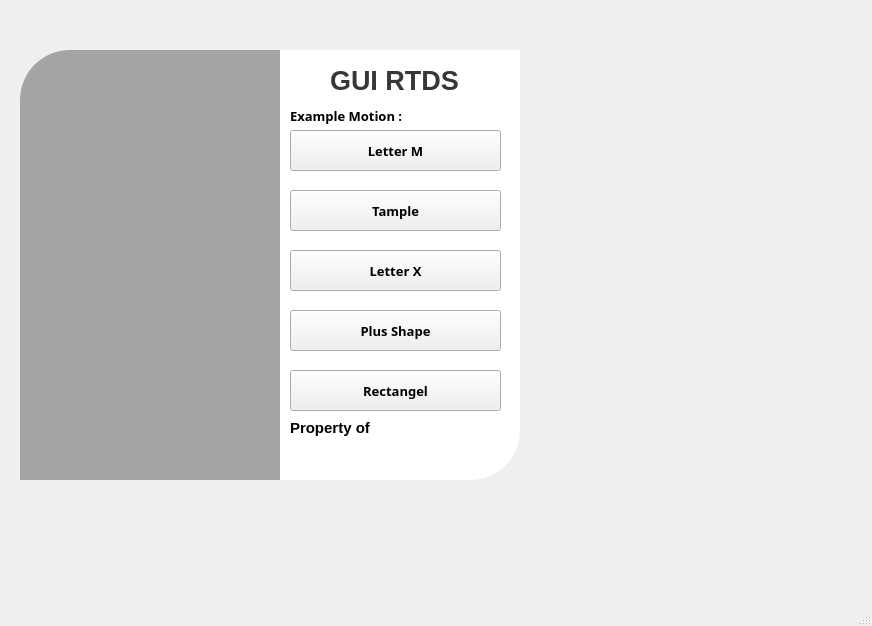
<?xml version="1.0" encoding="UTF-8"?>
<ui version="4.0">
 <class>MainWindow</class>
 <widget class="QMainWindow" name="MainWindow">
  <property name="geometry">
   <rect>
    <x>0</x>
    <y>0</y>
    <width>872</width>
    <height>626</height>
   </rect>
  </property>
  <property name="font">
   <font>
    <family>MS UI Gothic</family>
    <pointsize>11</pointsize>
    <weight>75</weight>
    <bold>true</bold>
   </font>
  </property>
  <property name="windowTitle">
   <string>MainWindow</string>
  </property>
  <widget class="QWidget" name="centralwidget">
   <widget class="QWidget" name="widget" native="true">
    <property name="geometry">
     <rect>
      <x>10</x>
      <y>20</y>
      <width>550</width>
      <height>500</height>
     </rect>
    </property>
    <property name="styleSheet">
     <string notr="true">QPushButton#pushButton{
	background-color: qlineargradient(spread:pad, x1:0, y1:0, x2:1, y2:0, stop:0 rgba(11, 131, 120, 219), stop:1 rgba(85, 98, 112, 226));
	color:rgba(255,255,255,210);
	border-radius:5px;
}
QPushButton#pushButton:hover{
	background-color: qlineargradient(spread:pad, x1:0, y1:0, x2:1, y2:0, stop:0 rgba(150, 123, 111, 219), stop:1 rgba(85, 81, 84, 226));
}
QPushButton#pushButton:pressed{
	padding-left:5px;
	padding-top:5px;
	background-color:rgba(150, 123, 111, 255)
}

QPushButton#pushButton_2{
	background-color: rgba(0,0,0,0);
	color:rgba(85,98,112,255);
}
QPushButton#pushButton_2:hover{
	color: rgba(131,96,53,255);
}
QPushButton#pushButton_2:pressed{
	padding-left:5px;
	padding-top:5px;
	color:rgba(91, 88, 53, 255)
}</string>
    </property>
    <widget class="QLabel" name="label">
     <property name="geometry">
      <rect>
       <x>10</x>
       <y>30</y>
       <width>280</width>
       <height>430</height>
      </rect>
     </property>
     <property name="styleSheet">
      <string notr="true">border-image: url(:/image/Robot Arm for Assembling scene, Gregor Kopka.jpg);
border-top-left-radius:50px;</string>
     </property>
     <property name="text">
      <string/>
     </property>
    </widget>
    <widget class="QLabel" name="label_2">
     <property name="geometry">
      <rect>
       <x>10</x>
       <y>30</y>
       <width>280</width>
       <height>430</height>
      </rect>
     </property>
     <property name="styleSheet">
      <string notr="true">background-color:rgba(0,0,0,80);
border-image: url(:/image/11fa5c88d63d2a4f703b4ac5b19080e8.jpg);
border-top-left-radius:50px;</string>
     </property>
     <property name="text">
      <string/>
     </property>
    </widget>
    <widget class="QLabel" name="label_3">
     <property name="geometry">
      <rect>
       <x>270</x>
       <y>30</y>
       <width>240</width>
       <height>430</height>
      </rect>
     </property>
     <property name="styleSheet">
      <string notr="true">background-color:rgba(255,255,255,255);
border-bottom-right-radius:50px;</string>
     </property>
     <property name="text">
      <string/>
     </property>
    </widget>
    <widget class="QLabel" name="label_4">
     <property name="geometry">
      <rect>
       <x>320</x>
       <y>40</y>
       <width>141</width>
       <height>40</height>
      </rect>
     </property>
     <property name="font">
      <font>
       <family>MS Shell Dlg 2</family>
       <pointsize>20</pointsize>
       <weight>75</weight>
       <bold>true</bold>
      </font>
     </property>
     <property name="styleSheet">
      <string notr="true">color:rgba(0,0,0,200);</string>
     </property>
     <property name="text">
      <string>GUI RTDS</string>
     </property>
    </widget>
    <widget class="QLabel" name="label_5">
     <property name="geometry">
      <rect>
       <x>280</x>
       <y>80</y>
       <width>121</width>
       <height>31</height>
      </rect>
     </property>
     <property name="font">
      <font>
       <family>MS Reference Sans Serif</family>
       <pointsize>10</pointsize>
       <weight>75</weight>
       <bold>true</bold>
      </font>
     </property>
     <property name="text">
      <string>Example Motion :</string>
     </property>
    </widget>
    <widget class="QLabel" name="label_6">
     <property name="geometry">
      <rect>
       <x>280</x>
       <y>400</y>
       <width>81</width>
       <height>16</height>
      </rect>
     </property>
     <property name="text">
      <string>Property of :</string>
     </property>
    </widget>
    <widget class="QLabel" name="label_7">
     <property name="geometry">
      <rect>
       <x>270</x>
       <y>420</y>
       <width>41</width>
       <height>31</height>
      </rect>
     </property>
     <property name="styleSheet">
      <string notr="true">image: url(:/image/Logo_PENS.png);</string>
     </property>
     <property name="text">
      <string/>
     </property>
    </widget>
    <widget class="QLabel" name="label_8">
     <property name="geometry">
      <rect>
       <x>300</x>
       <y>420</y>
       <width>41</width>
       <height>31</height>
      </rect>
     </property>
     <property name="styleSheet">
      <string notr="true">image: url(:/image/hima_meka-removebg-preview (1).png);</string>
     </property>
     <property name="text">
      <string/>
     </property>
    </widget>
    <widget class="QPushButton" name="pushButton_3">
     <property name="geometry">
      <rect>
       <x>280</x>
       <y>230</y>
       <width>211</width>
       <height>41</height>
      </rect>
     </property>
     <property name="font">
      <font>
       <family>Gill Sans MT</family>
       <pointsize>10</pointsize>
       <weight>75</weight>
       <bold>true</bold>
      </font>
     </property>
     <property name="layoutDirection">
      <enum>Qt::LeftToRight</enum>
     </property>
     <property name="styleSheet">
      <string notr="true">QPushButton#pushButton_3{
	qlineargradient(spread:pad, x1:0, y1:0, x2:1, y2:0, stop:0 rgba(0, 0, 0, 255), 		stop:1 rgba(255, 255, 255, 255))
	border-radius:10px;
}</string>
     </property>
     <property name="text">
      <string>Letter X</string>
     </property>
     <property name="icon">
      <iconset resource="guigui.qrc">
       <normaloff>:/image/1945759.png</normaloff>:/image/1945759.png</iconset>
     </property>
     <property name="iconSize">
      <size>
       <width>30</width>
       <height>30</height>
      </size>
     </property>
     <property name="shortcut">
      <string/>
     </property>
     <property name="autoDefault">
      <bool>false</bool>
     </property>
     <property name="default">
      <bool>false</bool>
     </property>
     <property name="flat">
      <bool>false</bool>
     </property>
    </widget>
    <widget class="QPushButton" name="pushButton_4">
     <property name="geometry">
      <rect>
       <x>280</x>
       <y>110</y>
       <width>211</width>
       <height>41</height>
      </rect>
     </property>
     <property name="font">
      <font>
       <family>Gill Sans MT</family>
       <pointsize>10</pointsize>
       <weight>75</weight>
       <bold>true</bold>
      </font>
     </property>
     <property name="layoutDirection">
      <enum>Qt::LeftToRight</enum>
     </property>
     <property name="styleSheet">
      <string notr="true">QPushButton#pushButton_4{
	qlineargradient(spread:pad, x1:0, y1:0, x2:1, y2:0, stop:0 rgba(0, 0, 0, 255),     stop:1 rgba(255, 255, 255, 255)) 
border-radius:50px;
}</string>
     </property>
     <property name="text">
      <string>Letter M</string>
     </property>
     <property name="icon">
      <iconset resource="guigui.qrc">
       <normaloff>:/image/2457863.png</normaloff>:/image/2457863.png</iconset>
     </property>
     <property name="iconSize">
      <size>
       <width>30</width>
       <height>30</height>
      </size>
     </property>
     <property name="shortcut">
      <string/>
     </property>
     <property name="autoDefault">
      <bool>false</bool>
     </property>
     <property name="default">
      <bool>false</bool>
     </property>
     <property name="flat">
      <bool>false</bool>
     </property>
    </widget>
    <widget class="QPushButton" name="pushButton_5">
     <property name="geometry">
      <rect>
       <x>280</x>
       <y>170</y>
       <width>211</width>
       <height>41</height>
      </rect>
     </property>
     <property name="font">
      <font>
       <family>Gill Sans MT</family>
       <pointsize>10</pointsize>
       <weight>75</weight>
       <bold>true</bold>
      </font>
     </property>
     <property name="layoutDirection">
      <enum>Qt::LeftToRight</enum>
     </property>
     <property name="styleSheet">
      <string notr="true">QPushButton#pushButton_3{
	qlineargradient(spread:pad, x1:0, y1:0, x2:1, y2:0, stop:0 rgba(0, 0, 0, 255), 		stop:1 rgba(255, 255, 255, 255))
	border-radius:10px;
}</string>
     </property>
     <property name="text">
      <string>Tample</string>
     </property>
     <property name="icon">
      <iconset resource="guigui.qrc">
       <normaloff>:/image/5501999.png</normaloff>:/image/5501999.png</iconset>
     </property>
     <property name="iconSize">
      <size>
       <width>30</width>
       <height>30</height>
      </size>
     </property>
     <property name="shortcut">
      <string/>
     </property>
     <property name="autoDefault">
      <bool>false</bool>
     </property>
     <property name="default">
      <bool>false</bool>
     </property>
     <property name="flat">
      <bool>false</bool>
     </property>
    </widget>
    <widget class="QPushButton" name="pushButton_6">
     <property name="geometry">
      <rect>
       <x>280</x>
       <y>290</y>
       <width>211</width>
       <height>41</height>
      </rect>
     </property>
     <property name="font">
      <font>
       <family>Gill Sans MT</family>
       <pointsize>10</pointsize>
       <weight>75</weight>
       <bold>true</bold>
      </font>
     </property>
     <property name="layoutDirection">
      <enum>Qt::LeftToRight</enum>
     </property>
     <property name="styleSheet">
      <string notr="true">QPushButton#pushButton_3{
	qlineargradient(spread:pad, x1:0, y1:0, x2:1, y2:0, stop:0 rgba(0, 0, 0, 255), 		stop:1 rgba(255, 255, 255, 255))
	border-radius:10px;
}</string>
     </property>
     <property name="text">
      <string>Plus Shape</string>
     </property>
     <property name="icon">
      <iconset resource="guigui.qrc">
       <normaloff>:/image/4603985.png</normaloff>:/image/4603985.png</iconset>
     </property>
     <property name="iconSize">
      <size>
       <width>40</width>
       <height>40</height>
      </size>
     </property>
     <property name="shortcut">
      <string/>
     </property>
     <property name="autoDefault">
      <bool>false</bool>
     </property>
     <property name="default">
      <bool>false</bool>
     </property>
     <property name="flat">
      <bool>false</bool>
     </property>
    </widget>
    <widget class="QPushButton" name="pushButton_7">
     <property name="geometry">
      <rect>
       <x>280</x>
       <y>350</y>
       <width>211</width>
       <height>41</height>
      </rect>
     </property>
     <property name="font">
      <font>
       <family>Gill Sans MT</family>
       <pointsize>10</pointsize>
       <weight>75</weight>
       <bold>true</bold>
      </font>
     </property>
     <property name="layoutDirection">
      <enum>Qt::LeftToRight</enum>
     </property>
     <property name="styleSheet">
      <string notr="true">QPushButton#pushButton_3{
	qlineargradient(spread:pad, x1:0, y1:0, x2:1, y2:0, stop:0 rgba(0, 0, 0, 255), 		stop:1 rgba(255, 255, 255, 255))
	border-radius:10px;
}</string>
     </property>
     <property name="text">
      <string>Rectangel</string>
     </property>
     <property name="icon">
      <iconset resource="guigui.qrc">
       <normaloff>:/image/8536953.png</normaloff>:/image/8536953.png</iconset>
     </property>
     <property name="iconSize">
      <size>
       <width>30</width>
       <height>30</height>
      </size>
     </property>
     <property name="shortcut">
      <string/>
     </property>
     <property name="autoDefault">
      <bool>false</bool>
     </property>
     <property name="default">
      <bool>false</bool>
     </property>
     <property name="flat">
      <bool>false</bool>
     </property>
    </widget>
   </widget>
  </widget>
  <widget class="QMenuBar" name="menubar">
   <property name="geometry">
    <rect>
     <x>0</x>
     <y>0</y>
     <width>872</width>
     <height>21</height>
    </rect>
   </property>
  </widget>
  <widget class="QStatusBar" name="statusbar"/>
 </widget>
 <resources>
  <include location="guigui.qrc"/>
 </resources>
 <connections/>
</ui>
